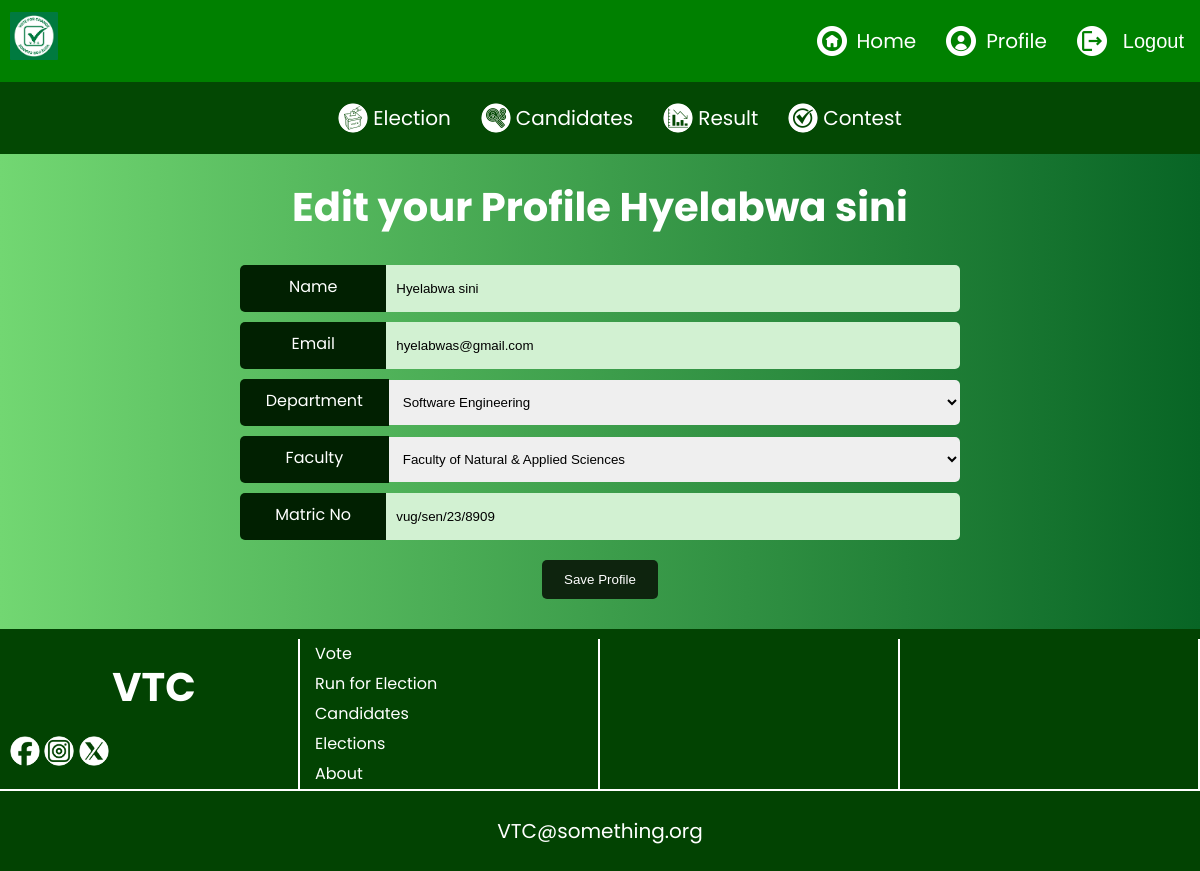
Page /VTC/profile/1/edit/ (signed in) on the committed database.
### members/models.py (models this page shows, shortened)
class Student(AbstractUser):
    faculty_list = [
    ("education", "College of Education"),
    ("theology", "Ecclesiastical Faculty of Theology"),
    ("engineering", "Faculty of Engineering"),
    ("health_sciences", "Faculty of Health Sciences"),
    ("humanities", "Faculty of Humanities"),
    ("law", "Faculty of Law"),
    ("management_sciences", "Faculty of Management Sciences"),
    ("medical_sciences", "Faculty of Medical Sciences"),
    ("natural_applied_sciences", "Faculty of Natural & Applied Sciences"),
    ("pharmaceutical_sciences", "Faculty of Pharmaceutical Sciences"),
    ("social_sciences", "Faculty of Social Sciences"),
]
    department_list = [
        ("biology_education", "Biology Education"),
        ("business_education", "Business Education"),
        ("chemistry_education", "Chemistry Education"),
        ("computer_science_education", "Computer Science Education"),
        ("economics_education", "Economics Education"),
        ("educational_management", "Educational Management"),
        ("english_education", "English Education"),
        ("guidance_and_counseling", "Guidance And Counseling"),
        ("library_and_information_science", "Library And Information Science"),
        ("physics_education", "Physics Education"),
        ("religious_education", "Religious Education"),
        ("social_studies_education", "Social Studies Education"),
        ("sacred_theology", "Sacred Theology"),
        ("theology", "Theology"),
        ("beng_computer_engineering", "B.Eng Computer Engineering"),
        ("beng_electrical_electronic_engineering", "B.Eng Electrical & Electronic Engineering"),
        ("medical_laboratory_sciences", "Medical Laboratory Sciences"),
        ("nursing", "Nursing"),
        ("english_literary_studies", "English & Literary Studies"),
        ("history_international_relations", "History & International Relations"),
        ("philosophy", "Philosophy"),
        ("religious_studies", "Religious Studies"),
        ("sacred_philosophy", "Sacred Philosophy"),
        ("law", "Law"),
        ("public_international_law", "Public & International Law"),
        ("accounting", "Accounting"),
        ("banking_finance", "Banking & Finance"),
        ("business_administration", "Business Administration"),
        ("entrepreneurial_studies", "Entrepreneurial Studies"),
        ("marketing_advertising", "Marketing & Advertising"),
        ("public_administration", "Public Administration"),
        ("anatomy", "Anatomy"),
        ("medicine_and_surgery", "Medicine and Surgery"),
        ("physiology", "Physiology"),
        ("applied_mathematics", "Applied Mathematics"),
        ("applied_microbiology", "Applied Microbiology"),
        ("biochemistry", "Biochemistry"),
        ("botany", "Botany"),
        ("computer_science", "Computer Science"),
        ("industrial_chemistry", "Industrial Chemistry"),
        ("physics_electronics", "Physics with Electronics"),
        ("software_engineering", "Software Engineering"),
        ("zoology", "Zoology"),
        ("pharmacy", "Pharmacy"),
        ("economics", "Economics"),
        ("mass_communication", "Mass Communication"),
        ("peace_conflict_studies", "Peace and Conflict Studies"),
        ("political_science_diplomacy", "Political Science & Diplomacy"),
    ]
    department_map = {
    "education": [
        "biology_education", "business_education", "chemistry_education",
        "computer_science_education", "economics_education",
        "educational_management", "english_education",
        "guidance_and_counseling", "library_and_information_science",
        "physics_education", "religious_education", "social_studies_education",
    ],
    "theology": [
        "sacred_theology", "theology"
    ],
    "engineering": [
        "beng_computer_engineering", "beng_electrical_electronic_engineering",
    ],
    "health_sciences": [
        "medical_laboratory_sciences", "nursing",
    ],
    "humanities": [
        "english_literary_studies", "history_international_relations",
        "philosophy", "religious_studies", "sacred_philosophy",
    ],
    "law": ["law", "public_international_law"],
    "management_sciences": [
        "accounting", "banking_finance", "business_administration",
        "entrepreneurial_studies", "marketing_advertising",
        "public_administration",
    ],
    "medical_sciences": ["anatomy", "medicine_and_surgery", "physiology"],
    "natural_applied_sciences": [
        "applied_mathematics", "applied_microbiology", "biochemistry",
        "botany", "computer_science", "industrial_chemistry",
        "physics_electronics", "software_engineering", "zoology",
    ],
    "pharmaceutical_sciences": ["pharmacy"],
    "social_sciences": [
        "economics", "mass_communication", "peace_conflict_studies",
        "political_science_diplomacy",
    ],
}
    username = None
    name = models.CharField(max_length=200)
    email = models.EmailField(unique=True)
    department = models.CharField(max_length=200, choices=department_list)
    faculty = models.CharField(max_length=200, choices=faculty_list)
    matNo = models.CharField(max_length=100, unique=True)
    USERNAME_FIELD = "matNo"
    REQUIRED_FIELDS = ["name", "email", "department", "faculty"]
    objects=StudentManager()
    class Meta:
        verbose_name = "Student"
        verbose_name_plural = "Students"

### members/views.py (the view)
# urls.py: path("profile/<int:pk>/edit/", EditProfile.as_view(), name="edit-profile"),
class EditProfile(UpdateView):
    model = Student
    form_class = StudentEditForm
    context_object_name = "student"
    template_name = "registration/editprofile.html"
    success_url = reverse_lazy("home")

### members/forms.py
class StudentEditForm(forms.ModelForm):
    class Meta:
        model = Student
        fields = ["name", "email", "department", "faculty", "matNo",]
        widgets = {
            "name": forms.TextInput(attrs={"class": "input", "placeholder": "Name"}),
            "email": forms.EmailInput(attrs={"class": "input", "placeholder": "Email"}),
            "department": forms.Select(attrs={"class": "input", "placeholder":"Department"}),
            "faculty": forms.Select(attrs={"class": "input", "placeholder":"Faculty"}),
            "matNo": forms.TextInput(attrs={"class": "input", "placeholder": "Matric No"}),
        }

### members/templates/registration/editprofile.html (shortened to what this page needs)
{% extends "base.html" %}
{% load static %}
{% block extra_css %}<link rel="stylesheet" href="{% static "edit.css" %}">{% endblock %}
{% block content %}
    <section>
        {% if user.is_authenticated %}
        <h2>Edit your Profile {{ student.name }}</h2>
        <form id="editform" method="POST" action="{% url 'edit-profile' student.pk %}">
            <div class="input-group">
                <span>Name</span>
                {{ form.name }}
            </div>
            <div class="input-group">
                <span>Email</span>
                {{ form.email }}
            </div>
            <div class="input-group">
                <span>Department</span>
                {{ form.department }}
            </div>
            <div class="input-group">
                <span>Faculty</span>
                {{ form.faculty }}
            </div>
            <div class="input-group">
                <span>Matric No</span>
                {{ form.matNo }}
            </div>
            <button type="submit" class="btn">Save Profile</button>
        </form>
        {% else %}
      <div class="big-logo">
        <div class="b-logo">
          <h1 style="font-size: 60px; line-height: 3rem; "><strong>PLs Login before accessing the page</strong></h1>
        </div>
      </div>
    {% endif %}
    </section>
{% endblock %}

### static/main.css (style rules this page uses)
body { margin: 0; min-width: 75rem; padding: 0; font-family:'Poppins', sans-serif; background-color: rgb(247, 252, 249); line-height: 1.875rem; }
.btn { border: 0; border-radius: 0.312rem; background-color: rgb(14, 36, 14); color: white; text-align: center; }
.home-body { background: linear-gradient(90deg, rgb(114, 215, 114), rgb(8, 101, 37)); background-attachment: fixed; background-repeat: no-repeat; background-size: cover; }
.input-group { display: flex; align-items: center; justify-content: center; }
.input-group span { background-color: rgb(1, 32, 1); color: white; width: 150px; margin-top: 0.625rem; border-radius: 5px 0 0px 5px; height: 2.5rem; text-align: center; padding-top: 7px; }
input { width: 700px; margin-top: 0.625rem; border-radius: 0px 5px 5px 0px; border: 0; height: 45px; padding-left: 0.625rem; background-color: rgb(210, 241, 210); }

### static/edit.css (style rules this page uses)
body { margin: 0; min-width: 75rem; padding: 0; font-family:'Poppins', sans-serif; background-color: rgb(247, 252, 249); line-height: 1.875rem; }
.btn { border: 0; border-radius: 0.312rem; background-color: rgb(14, 36, 14); color: white; text-align: center; }
.home-body { background: linear-gradient(90deg, rgb(114, 215, 114), rgb(8, 101, 37)); background-attachment: fixed; background-repeat: no-repeat; background-size: cover; }
section { margin-top: 12rem; width: 100%; }
h2 { color: white; text-align: center; font-size: 2.5rem; }
#editform { text-align: center; display: flex; flex-direction: column; justify-content: center; width: 60%; margin: auto; }
#editform button { text-align: center; margin-top: 20px; padding: 12px 1.4rem; display: flex; align-self: center; }
.input-group { display: flex; align-items: center; justify-content: center; }
.input-group .input { width: 80%; margin-top: 0.625rem; border-radius: 0px 5px 5px 0px; border: 0; height: 2.812rem; padding-left: 0.625rem; }
span { background-color: rgb(1, 32, 1); color: white; width: 20%; margin-top: 0.625rem; border-radius: 5px 0 0px 5px; height: 2.5rem; text-align: center; padding-top: 7px; }
input { width: 80%; margin-top: 0.625rem; border-radius: 0px 5px 5px 0px; border: 0; height: 2.812rem; padding-left: 0.625rem; }

### rows in the picture
Student: name "Hyelabwa sini", email "hyelabwas@gmail.com", department "Software Engineering", faculty "Faculty of Natural & Applied Sciences", matNo "vug/sen/23/8909"
